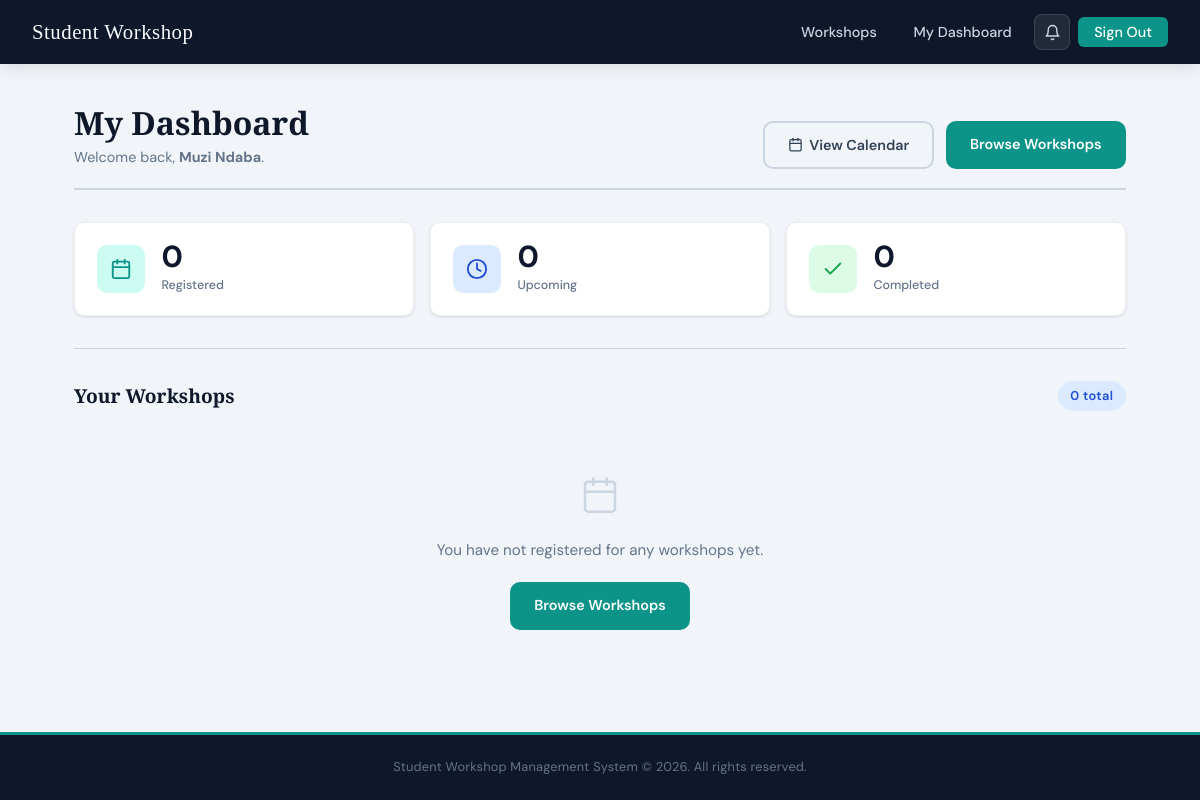
/dashboard (signed in), run on an earlier commit of the app's database.
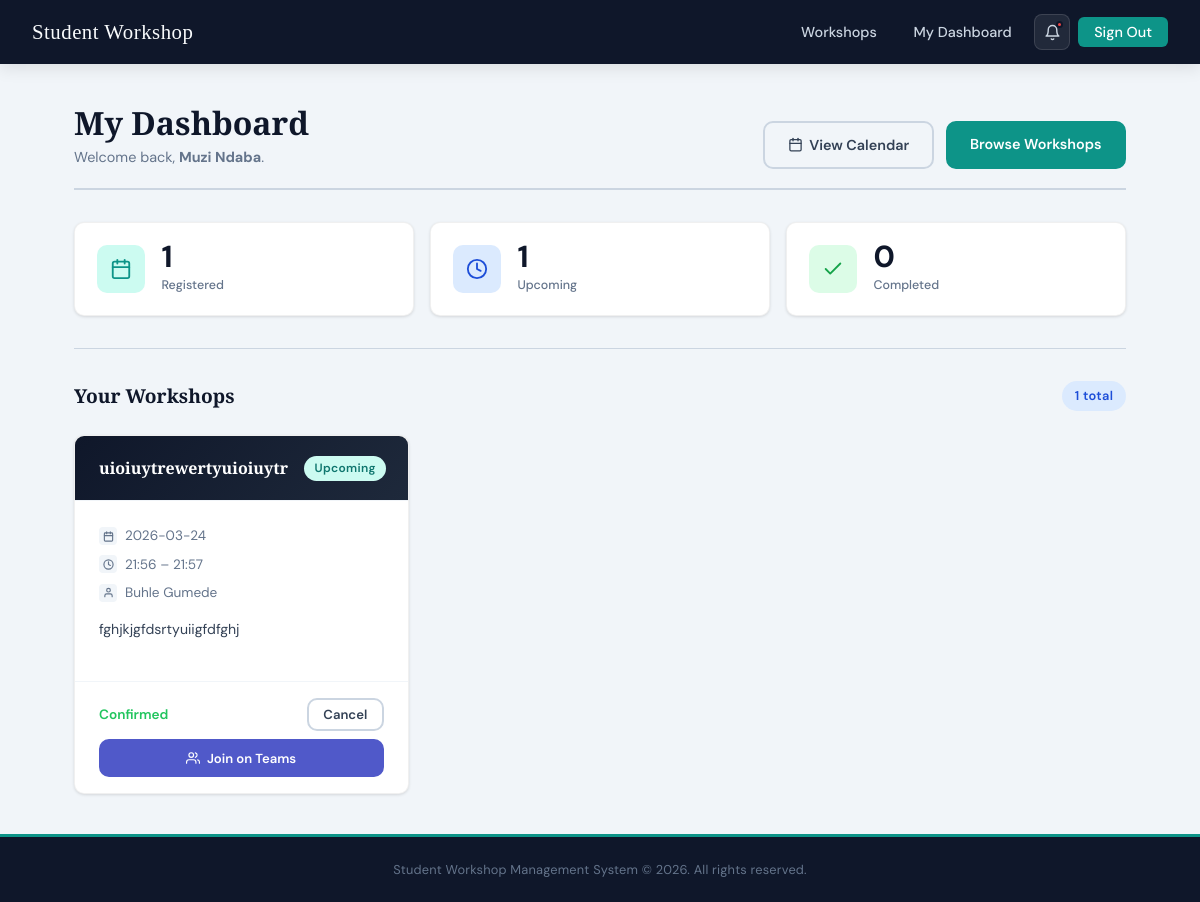
And on a later commit of the database.
### tables this page shows
CREATE TABLE workshops (
            id          INTEGER PRIMARY KEY AUTOINCREMENT,
            title       TEXT NOT NULL,
            description TEXT NOT NULL,
            date        TEXT NOT NULL,
            start_time  TEXT NOT NULL,
            end_time    TEXT NOT NULL,
            teams_link  TEXT,
            created_by  INTEGER NOT NULL,
            status      TEXT NOT NULL DEFAULT 'pending'
        );

CREATE TABLE users (
            id       INTEGER PRIMARY KEY AUTOINCREMENT,
            name     TEXT    NOT NULL,
            email    TEXT    NOT NULL UNIQUE,
            password TEXT    NOT NULL,
            role     TEXT    NOT NULL DEFAULT 'student',
            archived INTEGER NOT NULL DEFAULT 0
        );

### app.py (the view)
@app.route('/dashboard')
def dashboard():
    if not require_login():
        return redirect(url_for('login'))
    if session.get('role') == 'admin':
        return redirect(url_for('admin_dashboard'))
    if session.get('role') == 'host':
        return redirect(url_for('host_dashboard'))
    today = date.today().isoformat()
    current_time = datetime.now().strftime('%H:%M')
    conn  = get_db()
    uid   = session['user_id']
    my_workshops = conn.execute('''
        SELECT w.*, u.name AS created_by_name,
               (SELECT rating FROM feedback WHERE workshop_id = w.id AND user_id = ?) AS my_rating
        FROM registrations r
        JOIN workshops w ON r.workshop_id = w.id
        JOIN users u ON w.created_by = u.id
        WHERE r.user_id = ?
        ORDER BY w.date ASC, w.start_time ASC
    ''', (uid, uid)).fetchall()
    conn.close()
    return render_template('dashboard.html', workshops=my_workshops, today=today, current_time=current_time)

### app.py (called while the page is built)
def get_db():
    conn = sqlite3.connect(DATABASE)
    conn.row_factory = sqlite3.Row
    return conn

def require_login(role=None):
    if 'user_id' not in session:
        flash('Please sign in to access that page.', 'warning')
        return False
    if role and session.get('role') != role:
        flash('You do not have permission to access that page.', 'error')
        return False
    return True

### templates/dashboard.html (shortened to what the changed rows need)
{% extends 'base.html' %}
{% block content %}
<div class="page-wrapper">
  <div class="page-header">
    <div>
      <h1>My Dashboard</h1>
    </div>
  </div>
  <div class="admin-stats-row">
    <div class="admin-stat-card">
      <div>
        <div class="admin-stat-num">{{ workshops|length }}</div>
        <div class="admin-stat-label">Registered</div>
      </div>
    </div>
    <div class="admin-stat-card">
      <div>
        <div class="admin-stat-num">
          {% set upcoming = [] %}
          {% for w in workshops %}
            {% if w.date > today or (w.date == today and w.end_time > current_time) %}
              {% set _ = upcoming.append(1) %}
            {% endif %}
          {% endfor %}
          {{ upcoming|length }}
        </div>
        <div class="admin-stat-label">Upcoming</div>
      </div>
    </div>
  </div>
  <div class="section-title-bar" style="margin-bottom: 1rem;">
    <h2 class="section-title">Your Workshops</h2>
    <span class="badge badge-navy" style="font-size:0.8rem; padding:0.3rem 0.8rem;">
      {{ workshops|length }} total
    </span>
  </div>
  {% if workshops %}
    <div class="workshop-grid">
      {% for workshop in workshops %}
        {% set is_completed = workshop.date < today or (workshop.date == today and workshop.end_time < current_time) %}
        <div class="card workshop-card">
          <div class="card-header">
            <h3>{{ workshop.title }}</h3>
            {% if is_completed %}
              <span class="badge" style="background:#f1f5f9; color:#64748b;">Completed</span>
            {% else %}
              <span class="badge badge-teal">Upcoming</span>
            {% endif %}
          </div>
          <div class="card-body">
            <div class="workshop-meta">
              <div class="meta-row">
                <div class="meta-icon">
                </div>
                <span>{{ workshop.date }}</span>
              </div>
              <div class="meta-row">
                <div class="meta-icon">
                  <svg xmlns="http://www.w3.org/2000/svg" width="11" height="11"
                    viewBox="0 0 24 24" fill="none" stroke="currentColor"
                    stroke-width="2.5" stroke-linecap="round" stroke-linejoin="round">
                    <circle cx="12" cy="12" r="10"/>
                    <polyline points="12 6 12 12 16 14"/>
                  </svg>
                </div>
                <span>{{ workshop.start_time }} &ndash; {{ workshop.end_time }}</span>
              </div>
              <div class="meta-row">
                <div class="meta-icon">
                  <svg xmlns="http://www.w3.org/2000/svg" width="11" height="11"
                    viewBox="0 0 24 24" fill="none" stroke="currentColor"
                    stroke-width="2.5" stroke-linecap="round" stroke-linejoin="round">
                    <path d="M20 21v-2a4 4 0 0 0-4-4H8a4 4 0 0 0-4 4v2"/>
                    <circle cx="12" cy="7" r="4"/>
                  </svg>
                </div>
                <span>{{ workshop.created_by_name }}</span>
              </div>
            </div>
            <p class="workshop-desc">{{ workshop.description }}</p>
          </div>
          <div class="card-footer" style="flex-direction: column; align-items: stretch; gap: 0.5rem;">
            {% if not is_completed %}
              <div style="display:flex; align-items:center; justify-content:space-between;">
                <span class="text-sm" style="color:var(--success); font-weight:600;">Confirmed</span>
                <form method="POST" action="{{ url_for('unregister_workshop', workshop_id=workshop.id) }}">
                  <button type="submit" class="btn btn-ghost btn-sm">Cancel</button>
                </form>
              </div>
              {% if workshop.teams_link %}
                <a href="{{ workshop.teams_link }}" target="_blank"
                  class="btn btn-sm"
                  style="justify-content: center; background: #5059C9; border-color: #5059C9; color: white;">
                  Join on Teams
                </a>
              {% endif %}
            {% endif %}
          </div>
        </div>
      {% endfor %}
    </div>
  {% else %}
    <div class="empty-state">
      <p>You have not registered for any workshops yet.</p>
      <a href="{{ url_for('workshops') }}" class="btn btn-primary">Browse Workshops</a>
    </div>
  {% endif %}
</div>
{% endblock %}

What changed in the data, as far as the page shows it:
added workshops: title "uioiuytrewertyuioiuytr", date "2026-03-24", start_time "21:56", end_time "21:57", created_by_name "Buhle Gumede", description "fghjkjgfdsrtyuiigfdfghj"
Also different on the page:
{{ workshops|length }}: "0" → "1"
{{ upcoming|length }}: "0" → "1"
text no longer shown: "You have not registered for any workshops yet. Browse Workshops"
